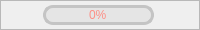
                <widget class="QFrame" name="Pause_QF">
                 <property name="minimumSize">
                  <size>
                   <width>0</width>
                   <height>30</height>
                  </size>
                 </property>
                 <property name="maximumSize">
                  <size>
                   <width>16777215</width>
                   <height>30</height>
                  </size>
                 </property>
                 <property name="frameShape">
                  <enum>QFrame::StyledPanel</enum>
                 </property>
                 <property name="frameShadow">
                  <enum>QFrame::Raised</enum>
                 </property>
                 <layout class="QHBoxLayout" name="horizontalLayout_4">
                  <property name="spacing">
                   <number>10</number>
                  </property>
                  <property name="leftMargin">
                   <number>0</number>
                  </property>
                  <property name="topMargin">
                   <number>0</number>
                  </property>
                  <property name="rightMargin">
                   <number>3</number>
                  </property>
                  <property name="bottomMargin">
                   <number>0</number>
                  </property>
                  <item>
                   <widget class="QPushButton" name="run_button">
                    <property name="minimumSize">
                     <size>
                      <width>0</width>
                      <height>30</height>
                     </size>
                    </property>
                    <property name="maximumSize">
                     <size>
                      <width>16777215</width>
                      <height>30</height>
                     </size>
                    </property>
                    <property name="cursor">
                     <cursorShape>PointingHandCursor</cursorShape>
                    </property>
                    <property name="mouseTracking">
                     <bool>true</bool>
                    </property>
                    <property name="styleSheet">
                     <string notr="true">QPushButton{
background-repeat: no-repeat;
background-position: center;
border: none;
}
QPushButton:hover{

}</string>
                    </property>
                    <property name="text">
                     <string/>
                    </property>
                    <property name="icon">
                     <iconset>
                      <normaloff>:/all/img/begin.png</normaloff>
                      <normalon>:/all/img/pause.png</normalon>:/all/img/begin.png</iconset>
                    </property>
                    <property name="iconSize">
                     <size>
                      <width>30</width>
                      <height>30</height>
                     </size>
                    </property>
                    <property name="checkable">
                     <bool>true</bool>
                    </property>
                    <property name="checked">
                     <bool>false</bool>
                    </property>
                   </widget>
                  </item>
                  <item>
                   <widget class="QProgressBar" name="progress_bar">
                    <property name="minimumSize">
                     <size>
                      <width>0</width>
                      <height>20</height>
                     </size>
                    </property>
                    <property name="maximumSize">
                     <size>
                      <width>16777215</width>
                      <height>20</height>
                     </size>
                    </property>
                    <property name="styleSheet">
                     <string notr="true">QProgressBar{ 
font: 700 10pt &quot;Microsoft YaHei UI&quot;;
color: rgb(253, 143, 134); 
text-align:center; 
border:3px solid rgb(196, 196, 196);
border-radius: 10px; 
background-color: rgba(215, 215, 215,100);
} 

QProgressBar:chunk{ 
border-radius:0px; 
background: rgba(119, 111, 252, 200);
border-radius: 7px;
}</string>
                    </property>
                    <property name="maximum">
                     <number>1000</number>
                    </property>
                    <property name="value">
                     <number>0</number>
                    </property>
                   </widget>
                  </item>
                  <item>
                   <widget class="QPushButton" name="stop_button">
                    <property name="minimumSize">
                     <size>
                      <width>0</width>
                      <height>30</height>
                     </size>
                    </property>
                    <property name="maximumSize">
                     <size>
                      <width>16777215</width>
                      <height>30</height>
                     </size>
                    </property>
                    <property name="cursor">
                     <cursorShape>PointingHandCursor</cursorShape>
                    </property>
                    <property name="styleSheet">
                     <string notr="true">QPushButton{
background-image: url(:/all/img/stop.png);
background-repeat: no-repeat;
background-position: center;
border: none;
}

QPushButton:hover{

}</string>
                    </property>
                    <property name="text">
                     <string/>
                    </property>
                   </widget>
                  </item>
                 </layout>
                </widget>
